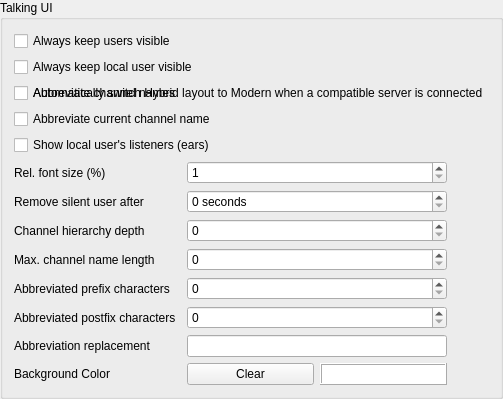
    <widget class="QGroupBox" name="groupBox">
     <property name="sizePolicy">
      <sizepolicy hsizetype="Minimum" vsizetype="Preferred">
       <horstretch>0</horstretch>
       <verstretch>0</verstretch>
      </sizepolicy>
     </property>
     <property name="title">
      <string>Talking UI</string>
     </property>
     <property name="flat">
      <bool>false</bool>
     </property>
     <property name="checkable">
      <bool>false</bool>
     </property>
     <layout class="QGridLayout" name="gridLayout_5">
      <item row="12" column="2">
       <widget class="QStackedWidget" name="swBackgroundColor">
        <property name="sizePolicy">
         <sizepolicy hsizetype="Minimum" vsizetype="Fixed">
          <horstretch>0</horstretch>
          <verstretch>0</verstretch>
         </sizepolicy>
        </property>
        <property name="currentIndex">
         <number>0</number>
        </property>
        <widget class="QWidget" name="page_1">
         <layout class="QGridLayout" name="gridLayout_8">
          <property name="leftMargin">
           <number>0</number>
          </property>
          <property name="topMargin">
           <number>0</number>
          </property>
          <property name="rightMargin">
           <number>0</number>
          </property>
          <property name="bottomMargin">
           <number>0</number>
          </property>
          <item row="0" column="0">
           <layout class="QHBoxLayout" name="horizontalLayout">
            <item>
             <widget class="QPushButton" name="qbClearBackgroundColor">
              <property name="sizePolicy">
               <sizepolicy hsizetype="Preferred" vsizetype="Fixed">
                <horstretch>0</horstretch>
                <verstretch>0</verstretch>
               </sizepolicy>
              </property>
              <property name="toolTip">
               <string>Clears the TalkingUI background setting.</string>
              </property>
              <property name="accessibleName">
               <string>Clear Background Color</string>
              </property>
              <property name="text">
               <string>Clear</string>
              </property>
             </widget>
            </item>
            <item>
             <widget class="QFrame" name="qccolorPreview">
              <property name="minimumSize">
               <size>
                <width>50</width>
                <height>0</height>
               </size>
              </property>
              <property name="styleSheet">
               <string notr="true">background-color: white</string>
              </property>
              <property name="frameShape">
               <enum>QFrame::Shape::Box</enum>
              </property>
              <property name="frameShadow">
               <enum>QFrame::Shadow::Raised</enum>
              </property>
             </widget>
            </item>
           </layout>
          </item>
         </layout>
        </widget>
        <widget class="QWidget" name="page_0">
         <property name="sizePolicy">
          <sizepolicy hsizetype="Minimum" vsizetype="Fixed">
           <horstretch>0</horstretch>
           <verstretch>0</verstretch>
          </sizepolicy>
         </property>
         <layout class="QGridLayout" name="gridLayout_7">
          <property name="leftMargin">
           <number>0</number>
          </property>
          <property name="topMargin">
           <number>0</number>
          </property>
          <property name="rightMargin">
           <number>0</number>
          </property>
          <property name="bottomMargin">
           <number>0</number>
          </property>
          <item row="0" column="0">
           <widget class="QPushButton" name="qbBackgroundColor">
            <property name="sizePolicy">
             <sizepolicy hsizetype="Minimum" vsizetype="Fixed">
              <horstretch>0</horstretch>
              <verstretch>0</verstretch>
             </sizepolicy>
            </property>
            <property name="toolTip">
             <string>Color that gets used for the background of the talkingUI.</string>
            </property>
            <property name="text">
             <string>Choose</string>
            </property>
           </widget>
          </item>
         </layout>
        </widget>
       </widget>
      </item>
      <item row="0" column="0" colspan="2">
       <widget class="QCheckBox" name="qcbUsersAlwaysVisible">
        <property name="toolTip">
         <string>If this is checked, users will always be visible in the TalkingUI (regardless of talking state).</string>
        </property>
        <property name="text">
         <string>Always keep users visible</string>
        </property>
       </widget>
      </item>
      <item row="5" column="0">
       <widget class="QLabel" name="qlRelFontSize">
        <property name="toolTip">
         <string>Relative font size to use in the Talking UI in percent.</string>
        </property>
        <property name="text">
         <string>Rel. font size (%)</string>
        </property>
        <property name="buddy">
         <cstring>qsbRelFontSize</cstring>
        </property>
       </widget>
      </item>
      <item row="11" column="0">
       <widget class="QLabel" name="qlAbbreviationReplacement">
        <property name="toolTip">
         <string>String that gets used instead of the cut-out part of an abbreviated name.</string>
        </property>
        <property name="text">
         <string>Abbreviation replacement</string>
        </property>
        <property name="buddy">
         <cstring>qleAbbreviationReplacement</cstring>
        </property>
       </widget>
      </item>
      <item row="5" column="2">
       <widget class="QSpinBox" name="qsbRelFontSize">
        <property name="toolTip">
         <string>Relative font size to use in the Talking UI in percent.</string>
        </property>
        <property name="accessibleName">
         <string>Relative font size (in percent)</string>
        </property>
        <property name="minimum">
         <number>1</number>
        </property>
        <property name="maximum">
         <number>500</number>
        </property>
       </widget>
      </item>
      <item row="8" column="2">
       <widget class="QSpinBox" name="qsbMaxNameLength">
        <property name="toolTip">
         <string>The preferred maximum length of a channel (hierarchy) name in the Talking UI. Note that this is not a hard limit though.</string>
        </property>
        <property name="accessibleName">
         <string>Maximum channel name length</string>
        </property>
       </widget>
      </item>
      <item row="8" column="0" colspan="2">
       <widget class="QLabel" name="qlMaxNameLength">
        <property name="toolTip">
         <string>The preferred maximum length of a channel (hierarchy) name in the Talking UI. Note that this is not a hard limit though.</string>
        </property>
        <property name="text">
         <string>Max. channel name length</string>
        </property>
        <property name="buddy">
         <cstring>qsbMaxNameLength</cstring>
        </property>
       </widget>
      </item>
      <item row="1" column="0" colspan="3">
       <widget class="QCheckBox" name="qcbLocalUserVisible">
        <property name="toolTip">
         <string>If this is checked, the local user (yourself) will always be visible in the TalkingUI (regardless of talking state).</string>
        </property>
        <property name="text">
         <string>Always keep local user visible</string>
        </property>
       </widget>
      </item>
      <item row="10" column="2">
       <widget class="QSpinBox" name="qsbPostfixCharCount">
        <property name="toolTip">
         <string>How many characters from the original name to display at the end of an abbreviated name.</string>
        </property>
        <property name="accessibleName">
         <string>Postfix character count</string>
        </property>
       </widget>
      </item>
      <item row="2" column="0" colspan="2">
       <widget class="QCheckBox" name="qcbAbbreviateChannelNames">
        <property name="toolTip">
         <string>Whether the channel (hierarchy) name should be abbreviated, if it exceeds the specified maximum length.</string>
        </property>
        <property name="text">
         <string>Abbreviate channel names</string>
        </property>
       </widget>
      </item>
      <item row="12" column="0">
       <widget class="QLabel" name="qlBackgroundColor">
        <property name="toolTip">
         <string>Background color that, if set, overrides the theme background color.</string>
        </property>
        <property name="text">
         <string>Background Color</string>
        </property>
        <property name="buddy">
         <cstring>qbBackgroundColor</cstring>
        </property>
       </widget>
      </item>
      <item row="10" column="0" colspan="2">
       <widget class="QLabel" name="qlPostfixCharCount">
        <property name="toolTip">
         <string>How many characters from the original name to display at the end of an abbreviated name.</string>
        </property>
        <property name="text">
         <string>Abbreviated postfix characters</string>
        </property>
        <property name="buddy">
         <cstring>qsbPostfixCharCount</cstring>
        </property>
       </widget>
      </item>
      <item row="11" column="2">
       <widget class="QLineEdit" name="qleAbbreviationReplacement">
        <property name="sizePolicy">
         <sizepolicy hsizetype="Preferred" vsizetype="Fixed">
          <horstretch>0</horstretch>
          <verstretch>0</verstretch>
         </sizepolicy>
        </property>
        <property name="toolTip">
         <string>String that gets used instead of the cut-out part of an abbreviated name.</string>
        </property>
        <property name="accessibleName">
         <string>Abbreviation replacement characters</string>
        </property>
       </widget>
      </item>
      <item row="7" column="0">
       <widget class="QLabel" name="qlChannelHierarchyDepth">
        <property name="toolTip">
         <string>The names of how many parent channels should be included in the channel's name when displaying it in the TalkingUI?</string>
        </property>
        <property name="text">
         <string>Channel hierarchy depth</string>
        </property>
        <property name="buddy">
         <cstring>qsbChannelHierarchyDepth</cstring>
        </property>
       </widget>
      </item>
      <item row="6" column="2">
       <widget class="QSpinBox" name="qsbSilentUserLifetime">
        <property name="sizePolicy">
         <sizepolicy hsizetype="Preferred" vsizetype="Fixed">
          <horstretch>0</horstretch>
          <verstretch>0</verstretch>
         </sizepolicy>
        </property>
        <property name="toolTip">
         <string>A user that is silent for the given amount of seconds will be removed from the Talkin UI.</string>
        </property>
        <property name="accessibleName">
         <string>Silent user display time (in seconds)</string>
        </property>
        <property name="suffix">
         <string> seconds</string>
        </property>
        <property name="maximum">
         <number>999</number>
        </property>
       </widget>
      </item>
      <item row="7" column="2">
       <widget class="QSpinBox" name="qsbChannelHierarchyDepth">
        <property name="toolTip">
         <string>The names of how many parent channels should be included in the channel's name when displaying it in the TalkingUI?</string>
        </property>
        <property name="accessibleName">
         <string>Channel hierarchy depth</string>
        </property>
       </widget>
      </item>
      <item row="9" column="2">
       <widget class="QSpinBox" name="qsbPrefixCharCount">
        <property name="toolTip">
         <string>How many characters from the original name to display at the beginning of an abbreviated name.</string>
        </property>
        <property name="accessibleName">
         <string>Prefix character count</string>
        </property>
       </widget>
      </item>
      <item row="3" column="0" colspan="3">
       <widget class="QCheckBox" name="qcbAbbreviateCurrentChannel">
        <property name="toolTip">
         <string>Whether to also allow abbreviating the current channel of a user (instead of only its parent channels).</string>
        </property>
        <property name="text">
         <string>Abbreviate current channel name</string>
        </property>
       </widget>
      </item>
      <item row="6" column="0">
       <widget class="QLabel" name="qlSilentUserLifetime">
        <property name="sizePolicy">
         <sizepolicy hsizetype="Preferred" vsizetype="Preferred">
          <horstretch>0</horstretch>
          <verstretch>0</verstretch>
         </sizepolicy>
        </property>
        <property name="toolTip">
         <string>A user that is silent for the given amount of seconds will be removed from the Talkin UI.</string>
        </property>
        <property name="text">
         <string>Remove silent user after</string>
        </property>
        <property name="buddy">
         <cstring>qsbSilentUserLifetime</cstring>
        </property>
       </widget>
      </item>
      <item row="4" column="0" colspan="3">
       <widget class="QCheckBox" name="qcbShowLocalListeners">
        <property name="toolTip">
         <string>Whether to show all of the local user's listeners (ears) in the TalkingUI (and thereby also the channels they are in). </string>
        </property>
        <property name="text">
         <string>Show local user's listeners (ears)</string>
        </property>
       </widget>
      </item>
      <item row="9" column="0" colspan="2">
       <widget class="QLabel" name="qlPrefixCharCount">
        <property name="toolTip">
         <string>How many characters from the original name to display at the beginning of an abbreviated name.</string>
        </property>
        <property name="text">
         <string>Abbreviated prefix characters</string>
        </property>
        <property name="buddy">
         <cstring>qsbPrefixCharCount</cstring>
        </property>
       </widget>
      </item>
      <item row="2" column="0" colspan="10">
       <widget class="QCheckBox" name="qcbAutoSwitchModernOnCompatibleServers">
        <property name="text">
         <string>Automatically switch Hybrid layout to Modern when a compatible server is connected</string>
        </property>
       </widget>
      </item>
     </layout>
    </widget>
